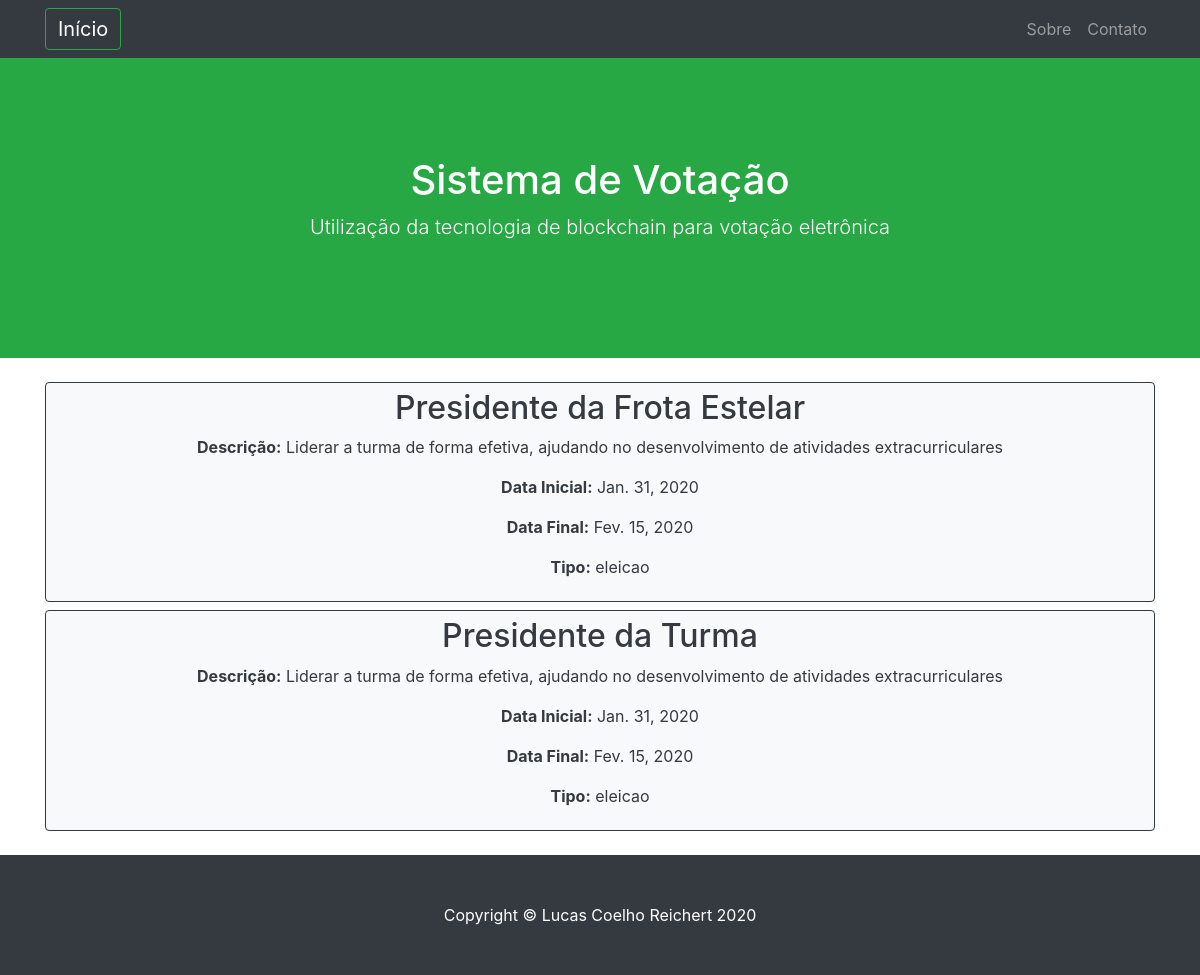
Page /eleicoes/consulta/ on the earlier database version.
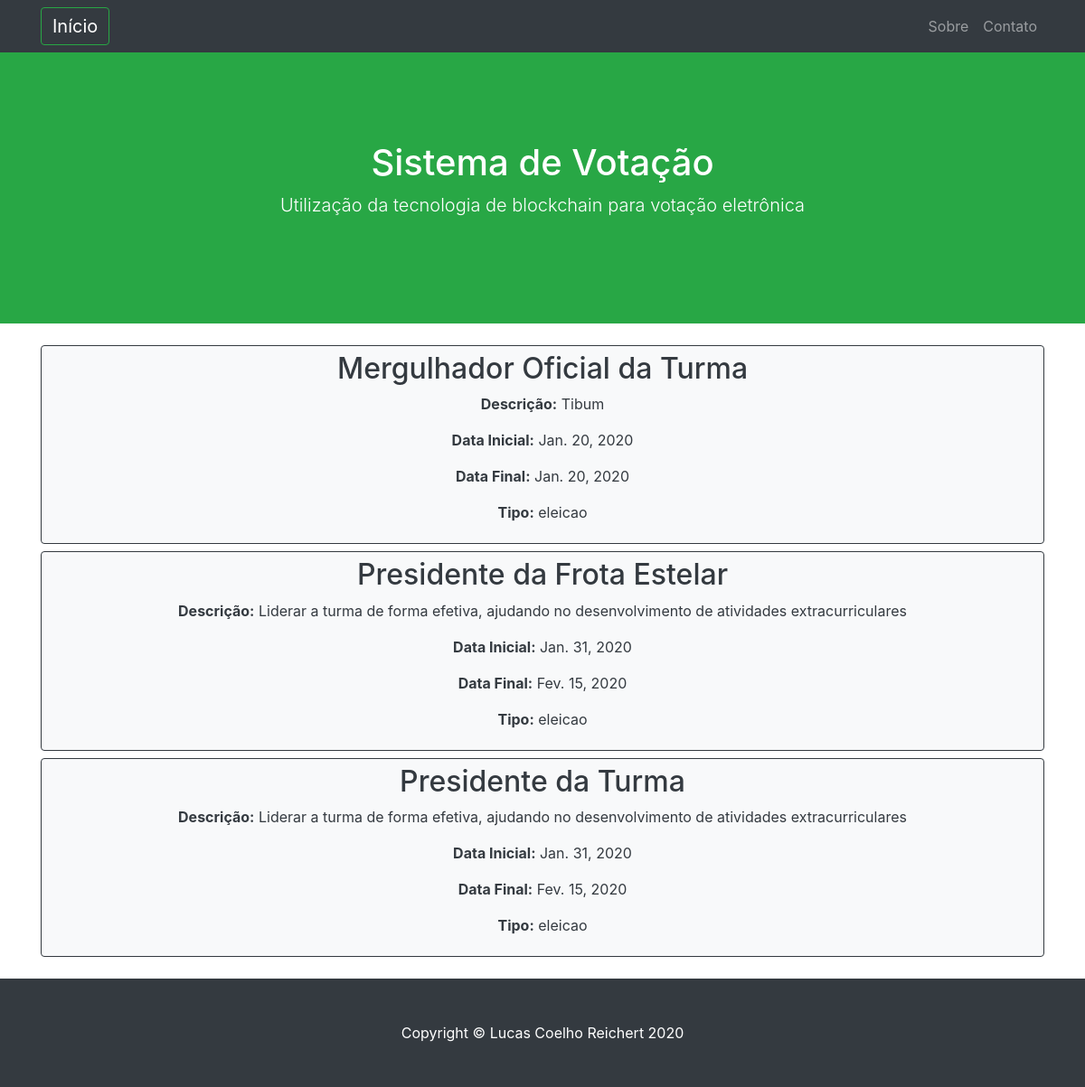
Same page on the later database version.
### eleicoes/models.py (models this page shows, shortened)
class Eleicao(models.Model):
    nome = models.CharField(max_length=40)
    descricao =  models.CharField(max_length=100)
    data_ini =  models.DateField()
    data_fim = models.DateField() #configurar para pegar a data da criação da eleição e desativar o campo, ou deixar para programar uma data e hora e efetuar os devidos tratamentos
    tipo = models.CharField(max_length=20, choices=(("eleicao", _("Eleição")),  #criação do modelo de opções do tipo de Eleicao
                                        ("votacao", _("Votação"))),
                                default="Eleição")

### eleicoes/views.py (the view)
# urls.py: path('consulta/', views.consulta, name='consulta_cursos'),
def consulta(request): # Listagem das eleições criadas
    eleicoes = Eleicao.objects.filter().order_by('nome') #buscar as eleições no banco e ordenar pelo nome
    return render(request, 'eleicoes/consulta.html', {'eleicoes': eleicoes}) #chamar o template de consulta, passando a lista de eleições como parâmetro

### eleicoes/templates/eleicoes/consulta.html
{% extends 'base.html' %}
{% load static %}
{% block content %}
    {% for eleicao in eleicoes %}
        <a method="POST" class="btn btn-light btn-block btn-outline-dark" href="{% url 'edicao_eleicoes' pk=eleicao.pk %}"><div>
            <h2> {{ eleicao.nome }} </h2>
            <p><b>Descrição:</b> {{ eleicao.descricao }}</p>
            <p><b>Data Inicial:</b> {{ eleicao.data_ini }}</p>
            <p><b>Data Final:</b> {{ eleicao.data_fim }}</p>
            <p><b>Tipo:</b> {{eleicao.tipo}}</p>
        </div></a>
    {% endfor %}
{% endblock %}

Differences in the rows shown:
added Eleicao: nome "Mergulhador Oficial da Turma", descricao "Tibum", data_ini "Jan. 20, 2020", data_fim "Jan. 20, 2020", tipo "eleicao"
